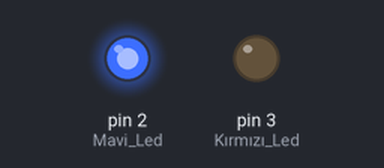
Simulated run of this sketch. Board: Arduino Uno, built with avr-gcc and run on an emulated ATmega328P. Shown: output pins drawn as LEDs (lit = HIGH).

Above: at 0.03 s.
At 1.35 s:
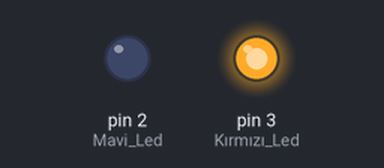
At 2.85 s:
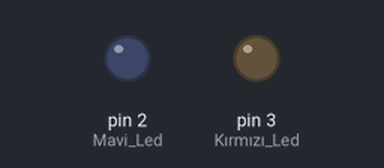
Timing chart, 0 to 3.1 s (numbered marks = the images above):
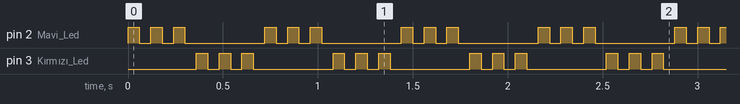

The sketch:

Kod.ino
```cpp
int sure = 60; //Süreyi 60 ms Ayarladık.
void setup() {
  pinMode(2,OUTPUT);    //Mavi Led
  pinMode(3,OUTPUT); //Kırmızı Led
}
void loop() {
  for(int i=0;i<3;i++){
    digitalWrite(2,HIGH);
    delay(sure);
    digitalWrite(2,LOW);
    delay(sure);
  }       //Mavi Led 3 Defa Yandı Söndü.

  for(int i=0;i<3;i++){
    digitalWrite(3,HIGH);
    delay(sure);
    digitalWrite(3,LOW);
    delay(sure);
  }    //Kırmızı Led 3 Defa Yandı Söndü.
}
```

Measured:
- by itself, pin 2 (Mavi_Led), pin 3 (Kırmızı_Led): repeats every 0.72 s: 2 × (LOW 0.06 s, HIGH 0.06 s), LOW 0.42 s, HIGH 0.06 s
